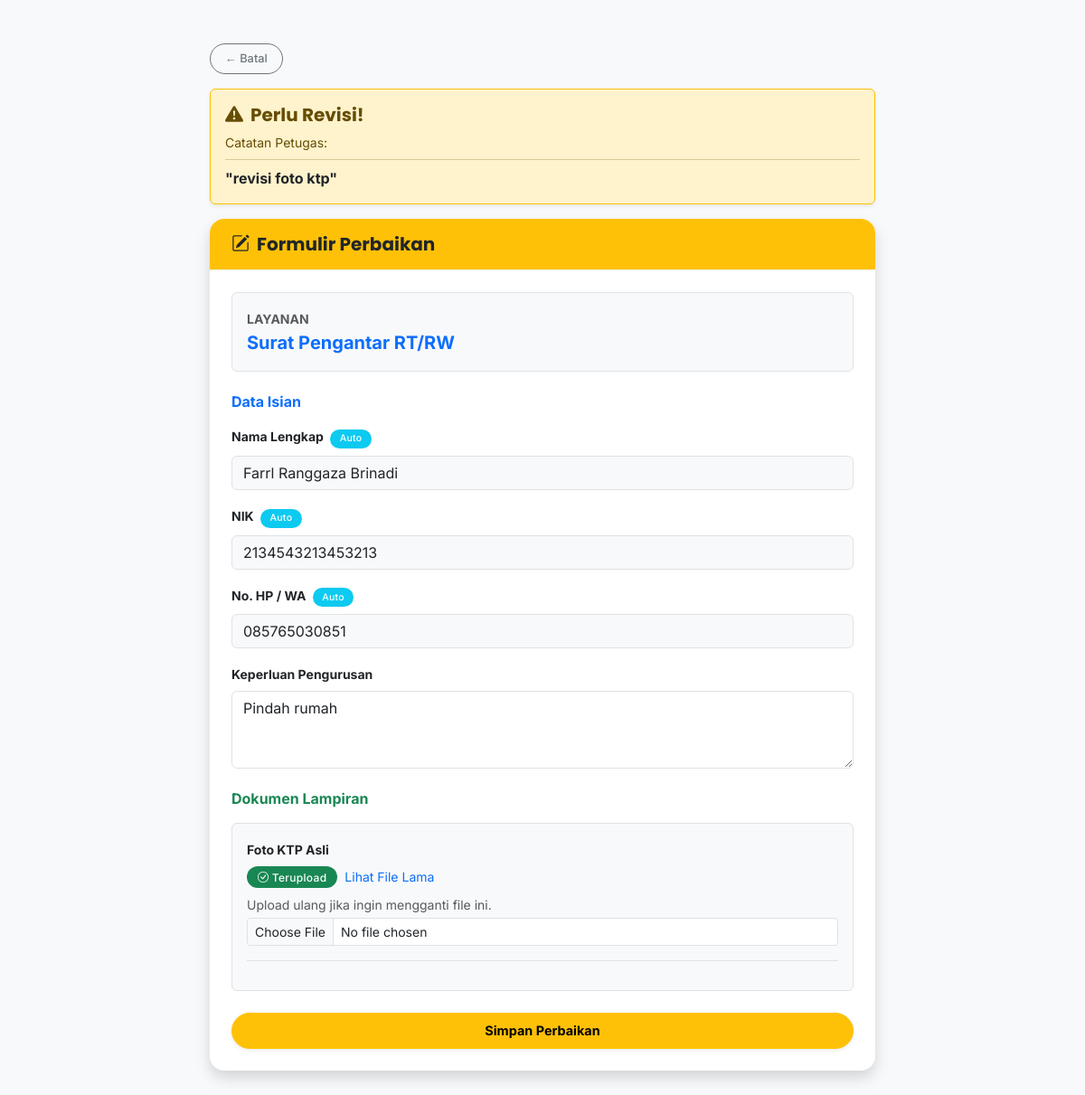
The app's page /views/warga/edit_pengajuan.php?id=4 (signed in) with its own data.
### tables this page shows
CREATE TABLE `t_histori` (
  `id` int NOT NULL,
  `pengajuan_id` int NOT NULL,
  `user_id` int NOT NULL,
  `status_lama` varchar(20) DEFAULT NULL,
  `status_baru` varchar(20) NOT NULL,
  `catatan` text,
  `created_at` timestamp NULL DEFAULT CURRENT_TIMESTAMP
);

CREATE TABLE `t_pengajuan` (
  `id` int NOT NULL,
  `user_id` int NOT NULL,
  `jenis_id` int NOT NULL,
  `no_pengajuan` varchar(50) DEFAULT NULL,
  `status` enum('Draft','Pending','Proses','Disetujui','Ditolak','Revisi') DEFAULT 'Draft',
  `created_at` timestamp NULL DEFAULT CURRENT_TIMESTAMP,
  `updated_at` timestamp NULL DEFAULT NULL ON UPDATE CURRENT_TIMESTAMP,
  `deleted_at` datetime DEFAULT NULL
);

CREATE TABLE `m_jenis_dokumen` (
  `id` int NOT NULL,
  `kode_surat` varchar(10) NOT NULL,
  `nama_dokumen` varchar(100) NOT NULL,
  `deskripsi` text,
  `is_active` tinyint(1) DEFAULT '1'
);

CREATE TABLE `m_form_template` (
  `id` int NOT NULL,
  `jenis_id` int NOT NULL,
  `label_field` varchar(100) NOT NULL,
  `tipe_input` enum('text','number','textarea','date') DEFAULT 'text',
  `data_source` enum('manual','profile_nik','profile_nama','profile_alamat','profile_hp','static') DEFAULT 'manual',
  `is_required` tinyint(1) DEFAULT '1',
  `urutan` int DEFAULT '0'
);

CREATE TABLE `m_syarat_lampiran` (
  `id` int NOT NULL,
  `jenis_id` int NOT NULL,
  `nama_lampiran` varchar(100) NOT NULL,
  `is_required` tinyint(1) DEFAULT '1'
);

### helpers/helpers.php (called while the page is built, shortened)
<?php
function e($str) {
    return htmlspecialchars($str ?? '', ENT_QUOTES, 'UTF-8');
}
?>

### views/warga/edit_pengajuan.php (the view, shortened to what this page needs)
<?php
require_once '../../config/app.php';
$id = $_GET['id'] ?? null;
$user_id = $_SESSION['user_id'];
try {
    $stmt = $pdo->prepare("SELECT t.*, m.nama_dokumen, m.kode_surat
                           FROM t_pengajuan t
                           JOIN m_jenis_dokumen m ON t.jenis_id = m.id
                           WHERE t.id = :id AND t.user_id = :uid AND t.status = 'Revisi'");
    $stmt->execute(['id' => $id, 'uid' => $user_id]);
    $data = $stmt->fetch();
    $stmtTpl = $pdo->prepare("SELECT * FROM m_form_template WHERE jenis_id = ? ORDER BY urutan ASC");
    $stmtTpl->execute([$data['jenis_id']]);
    $template_fields = $stmtTpl->fetchAll();
    $stmtDet = $pdo->prepare("SELECT nama_field, isi_field FROM t_pengajuan_detail WHERE pengajuan_id = ?");
    $stmtDet->execute([$id]);
    $saved_values = $stmtDet->fetchAll(PDO::FETCH_KEY_PAIR);
    $stmtSyarat = $pdo->prepare("SELECT * FROM m_syarat_lampiran WHERE jenis_id = ?");
    $stmtSyarat->execute([$data['jenis_id']]);
    $template_files = $stmtSyarat->fetchAll();
    $stmtFiles = $pdo->prepare("SELECT * FROM t_lampiran WHERE pengajuan_id = ?");
    $stmtFiles->execute([$id]);
    $uploaded_files = $stmtFiles->fetchAll();
    $existing_files_map = [];
    foreach($uploaded_files as $f) {
        $existing_files_map[$f['tipe_lampiran']] = $f['nama_file'];
    }
    $stmtHist = $pdo->prepare("SELECT catatan FROM t_histori WHERE pengajuan_id = ? ORDER BY id DESC LIMIT 1");
    $stmtHist->execute([$id]);
    $last_note = $stmtHist->fetchColumn();
} catch (PDOException $e) {
    die("Error: " . $e->getMessage());
}
?>
<!DOCTYPE html>
<html lang="id">
<head>
    <link href="https://cdn.jsdelivr.net/npm/bootstrap@5.3.3/dist/css/bootstrap.min.css" rel="stylesheet">
    <link rel="stylesheet" href="https://cdn.jsdelivr.net/npm/bootstrap-icons@1.11.3/font/bootstrap-icons.min.css">
    <link rel="stylesheet" href="<?= BASE_URL ?>assets/css/main.css">
</head>
<body class="bg-light">
    <div class="container py-5">
        <div class="row justify-content-center">
            <div class="col-lg-8">
                <a href="dashboard.php" class="btn btn-outline-secondary mb-3 rounded-pill btn-sm">&larr; Batal</a>
                <div class="alert alert-warning border-warning shadow-sm">
                    <h5 class="alert-heading fw-bold text-warning-emphasis"><i class="bi bi-exclamation-triangle-fill me-2"></i>Perlu Revisi!</h5>
                    <p class="mb-0 small">Catatan Petugas:</p>
                    <hr class="my-2">
                    <p class="mb-0 fw-bold text-dark">"<?= e($last_note ?? 'Mohon lengkapi data.') ?>"</p>
                </div>
                <div class="card shadow border-0">
                    <div class="card-header bg-warning text-dark py-3">
                        <h5 class="mb-0 fw-bold"><i class="bi bi-pencil-square me-2"></i>Formulir Perbaikan</h5>
                    </div>
                    <div class="card-body p-4">
                        <form action="<?= BASE_URL ?>actions/warga/update_pengajuan.php" method="POST" enctype="multipart/form-data">
                            <div class="mb-4 p-3 bg-light rounded border">
                                <label class="small text-muted fw-bold text-uppercase">Layanan</label>
                                <div class="fw-bold fs-5 text-primary">
                                    <?= e($data['nama_dokumen']) ?>
                                </div>
                            </div>
                            <?php if (count($template_fields) > 0): ?>
                                <h6 class="fw-bold text-primary mb-3">Data Isian</h6>
                                <?php foreach ($template_fields as $field): ?>
                                    <?php
                                        $label = $field['label_field'];
                                        $val = $saved_values[$label] ?? '';
                                        $readonly = (strpos($field['data_source'], 'profile_') !== false) ? 'readonly' : '';
                                        $bg = ($readonly) ? 'bg-light' : '';
                                    ?>
                                    <div class="mb-3">
                                        <label class="form-label fw-bold small">
                                            <?= e($label) ?>
                                            <?= ($readonly) ? '<span class="badge bg-info ms-1">Auto</span>' : '' ?>
                                        </label>
                                        <?php if ($field['tipe_input'] === 'textarea'): ?>
                                            <textarea name="detail[<?= $label ?>]" class="form-control <?= $bg ?>" rows="3" <?= $readonly ?> required><?= e($val) ?></textarea>
                                        <?php else: ?>
                                            <input type="<?= $field['tipe_input'] ?>" name="detail[<?= $label ?>]" class="form-control <?= $bg ?>" value="<?= e($val) ?>" <?= $readonly ?> required>
                                        <?php endif; ?>
                                    </div>
                                <?php endforeach; ?>
                            <?php endif; ?>
                            <?php if (count($template_files) > 0): ?>
                                <h6 class="fw-bold text-success mt-4 mb-3">Dokumen Lampiran</h6>
                                <div class="p-3 border rounded bg-light">
                                    <?php foreach ($template_files as $file): ?>
                                        <?php
                                            $labelFile = $file['nama_lampiran'];
                                            $is_uploaded = isset($existing_files_map[$labelFile]);
                                            $old_filename = $existing_files_map[$labelFile] ?? '';
                                        ?>
                                        <div class="mb-3 pb-3 border-bottom">
                                            <label class="form-label fw-bold small"><?= e($labelFile) ?></label>
                                            <?php if ($is_uploaded): ?>
                                                <div class="d-flex align-items-center mb-2">
                                                    <span class="badge bg-success me-2"><i class="bi bi-check-circle"></i> Terupload</span>
                                                    <a href="<?= BASE_URL ?>file.php?name=<?= $old_filename ?>" target="_blank" class="small text-decoration-none text-truncate" style="max-width: 200px;">
                                                        Lihat File Lama
                                                    </a>
                                                </div>
                                                <div class="form-text text-muted mb-1">Upload ulang jika ingin mengganti file ini.</div>
                                            <?php else: ?>
                                                <div class="text-danger small mb-1 fw-bold"><i class="bi bi-x-circle"></i> Belum diupload / File hilang</div>
                                            <?php endif; ?>
                                            <input type="file" name="lampiran[<?= $labelFile ?>]" class="form-control form-control-sm" accept=".jpg,.jpeg,.png,.pdf">
                                        </div>
                                    <?php endforeach; ?>
                                </div>
                            <?php endif; ?>
                            <div class="d-grid mt-4">
                                <button type="submit" class="btn btn-warning btn-lg fw-bold shadow-sm">
                                    Simpan Perbaikan
                                </button>
                            </div>
                        </form>
                    </div>
                </div>
            </div>
        </div>
    </div>
</body>
</html>

### assets/css/main.css (style rules this page uses)
:root { --primary-color: #0d6efd; --primary-hover: #0b5ed7; --bg-body: #f8f9fa; --text-main: #212529; --card-radius: 16px; }
body { font-family: "Inter", sans-serif; background-color: var(--bg-body); color: var(--text-main); -webkit-font-smoothing: antialiased; }
h1, h2, h3, h4, h5, .navbar-brand { font-family: "Poppins", sans-serif; }
.card { border: none; border-radius: var(--card-radius); box-shadow: 0 4px 20px rgba(0, 0, 0, 0.03); transition: transform 0.2s ease, box-shadow 0.2s ease; background: #fff; overflow: hidden; }
.card-header { background: #fff; border-bottom: 1px solid #f0f0f0; padding: 1.25rem 1.5rem; }
.card-body { padding: 1.5rem; }
.btn { border-radius: 50px; padding: 0.5rem 1.2rem; font-weight: 500; font-size: 0.9rem; transition: all 0.2s; }
.btn-sm { padding: 0.4rem 1rem; font-size: 0.8rem; }
.badge { padding: 0.5em 1em; font-weight: 500; letter-spacing: 0.3px; border-radius: 30px; }

### records on screen
t_histori: catatan "revisi foto ktp"
t_pengajuan: jenis.nama_dokumen "Surat Pengantar RT/RW"
m_form_template: label_field "Nama Lengkap", data_source "Auto", label_field "Farrl Ranggaza Brinadi"
m_form_template: label_field "NIK", data_source "Auto", label_field "2134543213453213"
m_form_template: label_field "No. HP / WA", data_source "Auto", label_field "085765030851"
m_form_template: label_field "Keperluan Pengurusan", label_field+data_source "Pindah rumah"
m_syarat_lampiran: nama_lampiran "Foto KTP Asli"
